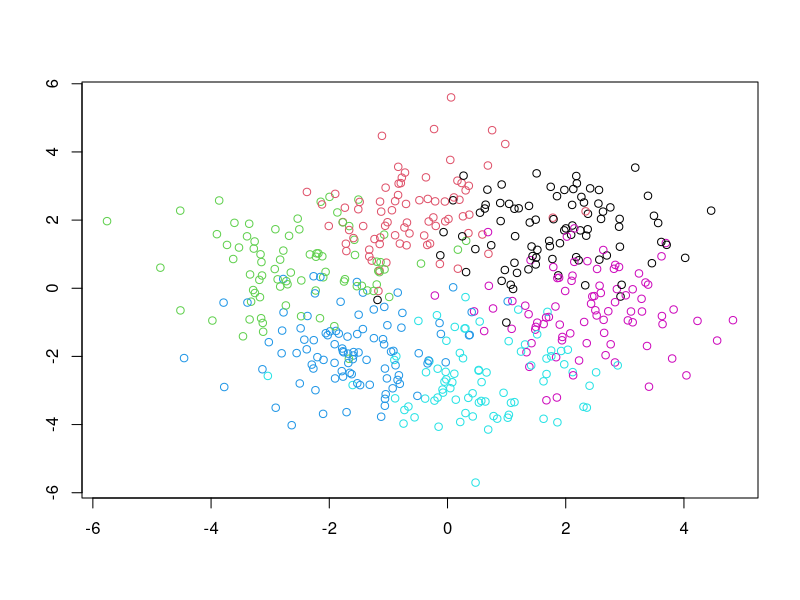
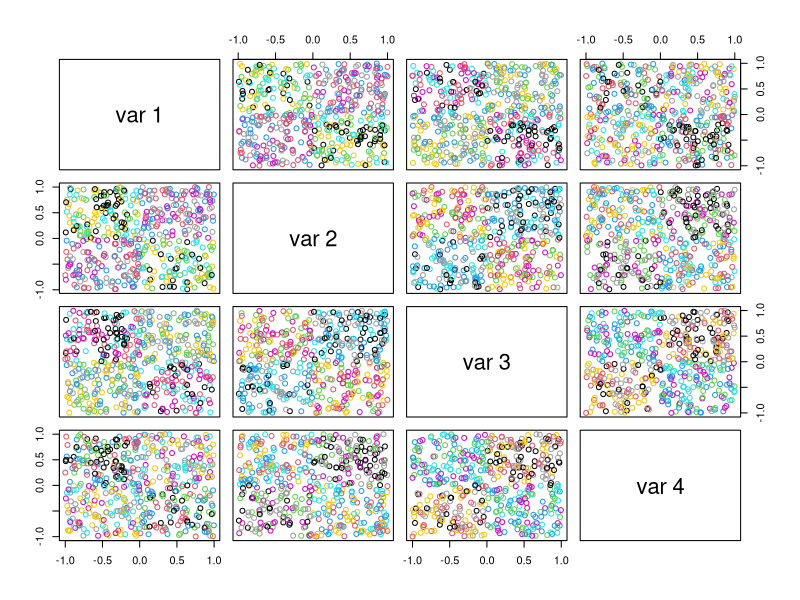

Write R code to recreate these figures, in order.
# r2py crawler metadata
# package: mlbench
# source_type: rd_example
# topic: plot.mlbench.Rd
# source_file: C:\Users\bened\AppData\Local\R\win-library\4.5\mlbench\help
# lines: 8

suppressPackageStartupMessages(library(mlbench))
# 6 normal classes
p <- mlbench.2dnormals(500,6)
plot(p)

# 4-dimensiona XOR
p <- mlbench.xor(500,4)
plot(p)
